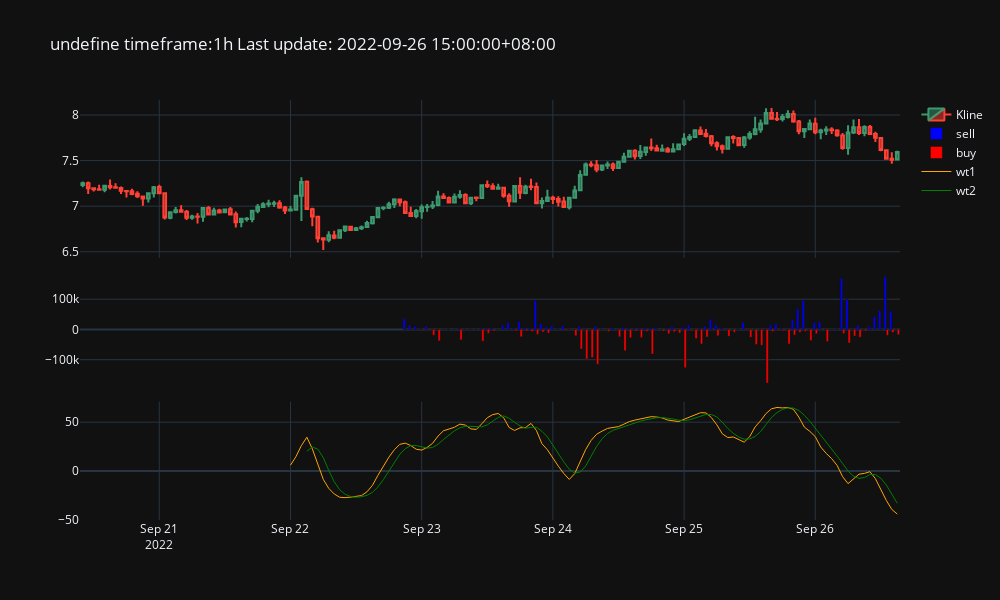

The cell this chart's notebook holds for it:
### Code cell
plotly_kline(ta_data)

### Figure 1 — Plotly figure (JSON) as saved in the notebook; plotly's stock layout.template omitted (floating-point values rounded to 4 significant figures; data arrays with more than 128 entries replaced by an {"elided": "..."} marker saying what was removed)
{"data": [{"close": {"elided": "150 float values"}, "high": {"elided": "150 float values"}, "low": {"elided": "150 float values"}, "name": "Kline", "open": {"elided": "150 float values"}, "type": "candlestick", "x": {"elided": "150 str values"}, "xaxis": "x", "yaxis": "y"}, {"marker": {"color": "blue"}, "name": "sell", "type": "bar", "x": {"elided": "150 str values"}, "xaxis": "x2", "y": {"elided": "150 float values"}, "yaxis": "y2"}, {"marker": {"color": "red"}, "name": "buy", "type": "bar", "x": {"elided": "150 str values"}, "xaxis": "x2", "y": {"elided": "150 float values"}, "yaxis": "y2"}, {"line": {"color": "orange", "width": 1}, "mode": "lines", "name": "wt1", "type": "scatter", "x": {"elided": "150 str values"}, "xaxis": "x3", "y": {"elided": "150 float values"}, "yaxis": "y3"}, {"line": {"color": "green", "width": 1}, "mode": "lines", "name": "wt2", "type": "scatter", "x": {"elided": "150 str values"}, "xaxis": "x3", "y": {"elided": "150 float values"}, "yaxis": "y3"}], "layout": {"autosize": false, "height": 600, "title": {"text": "undefine timeframe:1h Last update: 2022-09-26 15:00:00+08:00"}, "width": 1000, "xaxis": {"anchor": "y", "domain": [0, 1], "matches": "x3", "rangeslider": {"visible": false}, "showticklabels": false}, "xaxis2": {"anchor": "y2", "domain": [0, 1], "matches": "x3", "showticklabels": false}, "xaxis3": {"anchor": "y3", "domain": [0, 1]}, "yaxis": {"anchor": "x", "domain": [0.624, 1.0]}, "yaxis2": {"anchor": "x2", "domain": [0.312, 0.594]}, "yaxis3": {"anchor": "x3", "domain": [0, 0.282]}}}
